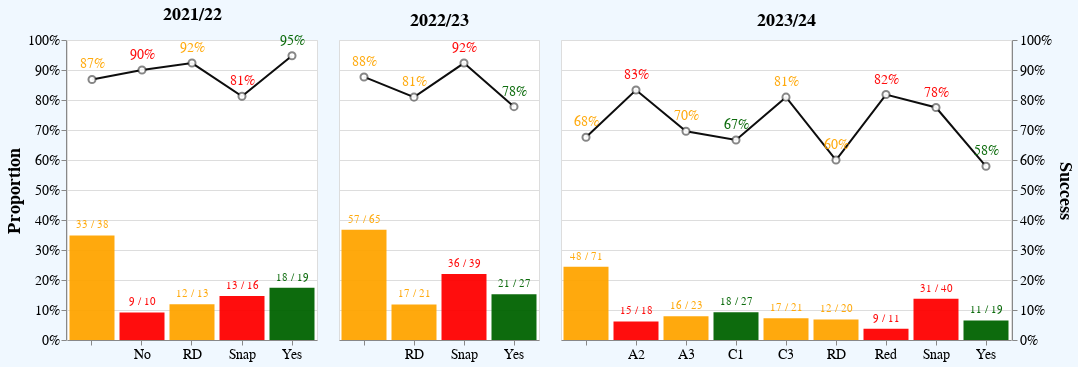

The code cell stored with this chart in its notebook:
### Code cell
count_success_chart("Call", 1, min=10).save("Charts/1s-call.html")

### Figure 1 — Vega-Lite specification as saved in the notebook (floating-point values rounded to 4 significant figures; data arrays with more than 128 entries replaced by an {"elided": "..."} marker saying what was removed)
{"config": {"opacity": 0.7, "axis": {"font": "Helvetica Neue, Helvetica, Arial, sans-serif", "labelFontSize": 14, "titleFontSize": 18}, "header": {"font": "Helvetica Neue, Helvetica, Arial, sans-serif", "labelFontSize": 18, "titleFontSize": 20, "labelFontWeight": "bold", "orient": "left"}, "legend": {"font": "Helvetica Neue, Helvetica, Arial, sans-serif", "labelFontSize": 14, "titleFontSize": 12, "titlePadding": 5, "fillColor": "white", "strokeColor": "black", "padding": 10, "titleFontWeight": "lighter", "titleFontStyle": "italic", "titleColor": "gray"}, "title": {"font": "Helvetica Neue, Helvetica, Arial, sans-serif", "fontSize": 24, "fontWeight": "bold", "anchor": "middle", "align": "center", "titlePadding": 20, "subtitlePadding": 10, "subtitleFontWeight": "lighter", "subtitleFontSize": 12, "subtitleColor": "gray", "subtitleFontStyle": "italic"}, "axisX": {"labelAngle": 0}, "facet": {"title": null, "header": {"title": null}, "font": "Helvetica Neue, Helvetica, Arial, sans-serif", "align": {"row": "each", "column": "all"}}, "resolve": {"scale": {"y": "independent", "facet": "independent"}}, "background": "aliceblue"}, "data": {"name": "data-2c01eb14da569b95f800e1f0001aeccf"}, "facet": {"field": "Season", "header": null}, "spec": {"layer": [{"layer": [{"mark": {"type": "bar", "opacity": 0.8}, "params": [{"name": "selectCall", "select": {"type": "point", "fields": ["Call"], "on": "click"}}]}, {"mark": {"type": "text", "align": "center", "baseline": "bottom", "dy": -5}, "encoding": {"text": {"field": "SuccessText", "type": "nominal"}}}], "encoding": {"y": {"axis": {"format": ".0%", "orient": "left", "tickCount": 10}, "field": "Proportion", "type": "quantitative"}}}, {"layer": [{"mark": {"type": "line", "opacity": 0.5, "point": {"fill": "white", "filled": false, "size": 50, "strokeOpacity": 0.5}}, "encoding": {"color": {"value": "black"}}}, {"mark": {"type": "text", "fontSize": 14, "yOffset": -15}, "encoding": {"text": {"field": "Success", "format": ".0%"}}}], "encoding": {"y": {"axis": {"format": ".0%", "orient": "right", "tickCount": 10}, "field": "Success", "type": "quantitative"}}}], "encoding": {"color": {"field": "Call", "legend": null, "type": "nominal", "scale": {"domain": ["Yes", "No", "Snap", "A1", "H1", "C1", "W1", "A2", "H2", "C2", "W2", "A3", "H3", "C3", "W3", "Matlow", "Red", "Orange", "Plus", "Even +", "RD", "Even", "Odd", "Odd +", "Green +", "", "Green"], "range": ["darkgreen", "red", "red", "darkgreen", "darkgreen", "darkgreen", "darkgreen", "red", "red", "red", "red", "orange", "orange", "orange", "orange", "red", "red", "red", "red", "red", "orange", "orange", "orange", "orange", "orange", "orange", "darkgreen"]}}, "opacity": {"condition": {"param": "selectCall", "value": 0.95}, "value": 0.1}, "tooltip": [{"field": "Call", "type": "nominal"}, {"field": "Success", "format": ".0%", "type": "quantitative"}, {"field": "Total", "type": "quantitative"}, {"field": "Proportion", "format": ".0%", "type": "quantitative"}, {"field": "sortcol"}], "x": {"field": "Call", "type": "nominal", "sort": {"field": "sortcol", "order": "descending"}, "title": null}}, "height": 300, "view": {"fill": "white"}, "width": {"step": 50}}, "resolve": {"scale": {"color": "shared", "x": "independent", "y": "shared"}}, "transform": [{"joinaggregate": [{"op": "count", "field": "Won", "as": "Total"}], "groupby": ["Season", "Call", "CallType"]}, {"joinaggregate": [{"op": "count", "field": "Won", "as": "SeasonTotal"}], "groupby": ["Season"]}, {"aggregate": [{"op": "mean", "field": "Won", "as": "Success"}], "groupby": ["Season", "Total", "SeasonTotal", "Call", "CallType"]}, {"calculate": "datum.Total/datum.SeasonTotal", "as": "Proportion"}, {"calculate": "round(datum.Success*datum.Total) + ' / ' + datum.Total", "as": "SuccessText"}, {"filter": "datum.Total >= 10"}, {"calculate": "datum.Total + datum.Success", "as": "sortcol"}], "$schema": "https://vega.github.io/schema/vega-lite/v5.17.0.json", "datasets": {"data-2c01eb14da569b95f800e1f0001aeccf": {"elided": "577 records"}}}
